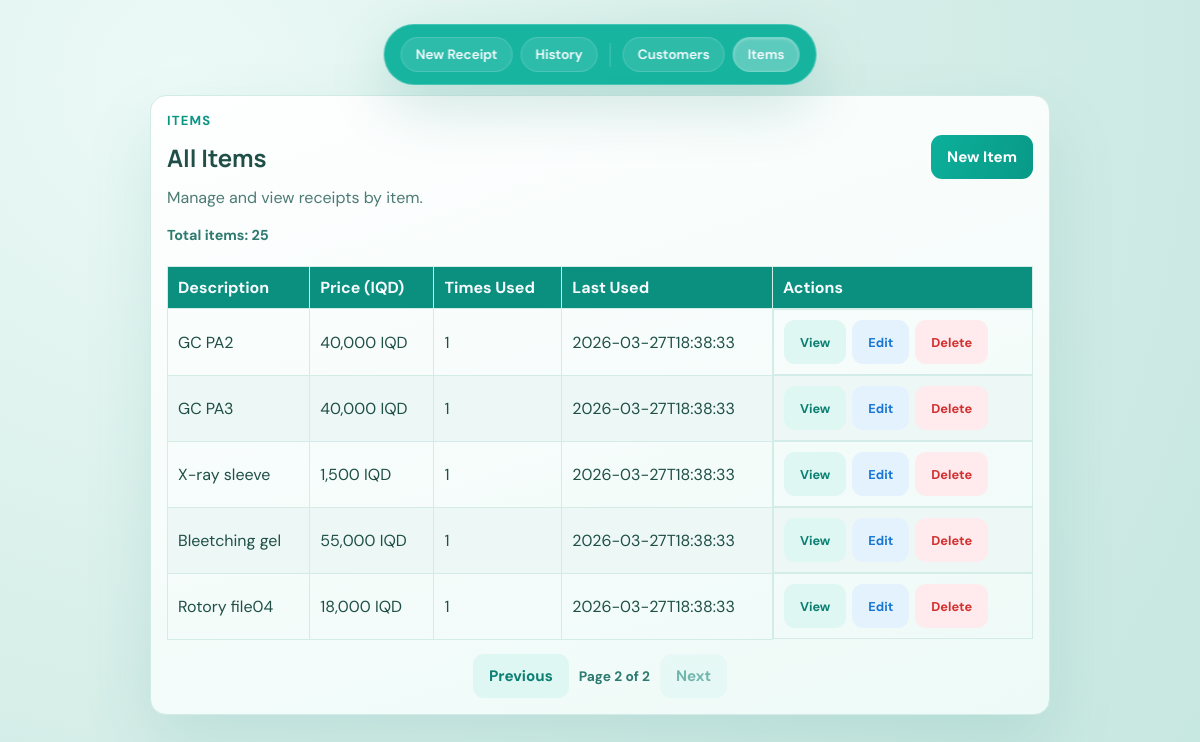
The app's page /items?page=2&per_page=20 with its own data.
### tables this page shows
CREATE TABLE items (
                id INTEGER PRIMARY KEY AUTOINCREMENT,
                description TEXT UNIQUE NOT NULL COLLATE NOCASE,
                price REAL NOT NULL,
                created_at TEXT NOT NULL,
                last_used TEXT,
                times_used INTEGER DEFAULT 1
            );

### app.py (the view)
@app.route("/items")
def items_list():
    page, per_page = get_pagination_params(default_per_page=20)
    with get_db() as conn:
        total = conn.execute("SELECT COUNT(*) FROM items").fetchone()[0]
        pagination = make_pagination(total, page, per_page)
        offset = (pagination["page"] - 1) * pagination["per_page"]
        items = conn.execute(
            """
            SELECT description, price, times_used, last_used
            FROM items
            ORDER BY last_used DESC, times_used DESC
            LIMIT ? OFFSET ?
            """,
            (pagination["per_page"], offset),
        ).fetchall()
    return render_template("items.html", items=items, pagination=pagination)

### app.py (called while the page is built)
def get_db() -> sqlite3.Connection:
    conn = sqlite3.connect(DB_PATH)
    conn.row_factory = sqlite3.Row
    conn.execute("PRAGMA foreign_keys = ON")
    return conn

def get_pagination_params(default_per_page: int = 20, max_per_page: int = 100) -> tuple[int, int]:
    page_raw = request.args.get("page", "1")
    per_page_raw = request.args.get("per_page", str(default_per_page))
    try:
        page = max(1, int(page_raw))
    except ValueError:
        page = 1
    try:
        per_page = int(per_page_raw)
    except ValueError:
        per_page = default_per_page
    per_page = max(1, min(max_per_page, per_page))
    return page, per_page

def make_pagination(total: int, page: int, per_page: int) -> dict[str, Any]:
    total_pages = max(1, ceil(total / per_page)) if total > 0 else 1
    page = max(1, min(page, total_pages))
    return {
        "total": total,
        "page": page,
        "per_page": per_page,
        "total_pages": total_pages,
        "has_prev": page > 1,
        "has_next": page < total_pages,
        "prev_page": page - 1,
        "next_page": page + 1,
    }

@app.template_filter("iqd")
def format_iqd(value: Any) -> str:
    try:
        amount = int(round(float(value)))
    except (TypeError, ValueError):
        amount = 0
    return f"{amount:,} IQD"

### templates/items.html (shortened to what this page needs)
<!doctype html>
<html lang="en">
<head>
  <link rel="stylesheet" href="{{ url_for('static', filename='styles.css') }}" />
</head>
<body>
  <main class="page page-form">
    <section class="form-card">
      <header class="hero">
        <p class="eyebrow">Items</p>
        <div class="hero-actions-row">
          <h1>All Items</h1>
          <a class="button primary" href="{{ url_for('add_item') }}">New Item</a>
        </div>
        <p class="sub">Manage and view receipts by item.</p>
      </header>
      {% if items and items|length > 0 %}
        {% if pagination %}
          <p class="table-total">Total items: {{ pagination.total }}</p>
        {% endif %}
        <div class="table-wrapper">
          <table class="history-table manage-table">
            <thead>
              <tr>
                <th>Description</th>
                <th>Price (IQD)</th>
                <th>Times Used</th>
                <th>Last Used</th>
                <th>Actions</th>
              </tr>
            </thead>
            <tbody>
              {% for item in items %}
                <tr>
                  <td data-label="Description">{{ item.description }}</td>
                  <td data-label="Price">{{ item.price|iqd }}</td>
                  <td data-label="Times Used">{{ item.times_used }}</td>
                  <td data-label="Last Used">{{ item.last_used }}</td>
                  <td class="actions-cell" data-label="Actions">
                    <a href="{{ url_for('item_receipts', item_desc=item.description) }}" class="button ghost" style="font-size: 0.8rem;">View</a>
                    <a href="{{ url_for('edit_item', item_desc=item.description) }}" class="button ghost" style="font-size: 0.8rem; background: #e3f2fd; color: #1976d2;">Edit</a>
                    <form method="post" action="{{ url_for('delete_item', item_desc=item.description) }}" style="display: inline;" onsubmit="return confirm('Delete this item?');">
                      <button type="submit" class="button ghost" style="font-size: 0.8rem; background: #ffebee; color: #d32f2f; border-color: #ffcdd2;">Delete</button>
                    </form>
                  </td>
                </tr>
              {% endfor %}
            </tbody>
          </table>
        </div>
        {% if pagination %}
          <div class="pagination-bar" aria-label="Items pagination">
            {% if pagination.has_prev %}
              <a class="button ghost" href="{{ url_for('items_list', page=pagination.prev_page, per_page=pagination.per_page) }}">Previous</a>
            {% else %}
              <span class="button ghost" aria-disabled="true">Previous</span>
            {% endif %}
            <span class="pagination-info">Page {{ pagination.page }} of {{ pagination.total_pages }}</span>
            {% if pagination.has_next %}
              <a class="button ghost" href="{{ url_for('items_list', page=pagination.next_page, per_page=pagination.per_page) }}">Next</a>
            {% else %}
              <span class="button ghost" aria-disabled="true">Next</span>
            {% endif %}
          </div>
        {% endif %}
      {% else %}
        <p class="empty-note">No items yet. Add your first item.</p>
      {% endif %}
    </section>
  </main>
  <nav class="floating-dock">
    <a href="{{ url_for('index') }}" class="dock-item" title="New Receipt">New Receipt</a>
    <a href="{{ url_for('history') }}" class="dock-item" title="View Receipts">History</a>
    <a href="{{ url_for('customers_list') }}" class="dock-item" title="Manage Customers">Customers</a>
    <a href="{{ url_for('items_list') }}" class="dock-item active" title="Manage Items">Items</a>
  </nav>
</body>
</html>

### static/styles.css (style rules this page uses)
:root { --bg: #d7eee9; --paper: #f7fbff; --ink: #1f4f47; --ink-soft: #4d7b74; --brand-a: #0cb09b; --brand-b: #089987; --line: #d4ece8; }
* { box-sizing: border-box; }
body { margin: 0; font-family: "DM Sans", "Segoe UI", sans-serif; color: var(--ink); background: radial-gradient(circle at 15% 10%, #ecfaf7 0%, var(--bg) 50%, #c6e7e0 100%); }
h1, h2, h3 { margin: 0; font-family: "Manrope", "Trebuchet MS", sans-serif; }
.page { min-height: 100vh; display: grid; place-items: center; padding: 12px; padding-top: 90px; padding-bottom: 80px; }
.form-card, .history-card { width: min(900px, 100%); background: linear-gradient(165deg, rgba(255, 255, 255, 0.96), rgba(239, 251, 248, 0.96)); border: 1px solid #d2ebe6; border-radius: 16px; box-shadow: 0 30px 70px rgba(8, 123, 107, 0.12); padding: 16px; }
.hero { margin-bottom: 18px; }
.hero-actions-row { display: flex; align-items: center; justify-content: space-between; gap: 12px; flex-wrap: wrap; }
.eyebrow { margin: 0 0 6px; font-weight: 700; font-size: 0.82rem; letter-spacing: 0.09em; text-transform: uppercase; color: #0b9583; }
.sub { margin: 8px 0 0; color: var(--ink-soft); }
.button { border: 0; border-radius: 11px; padding: 12px 16px; font: inherit; font-weight: 700; text-decoration: none; cursor: pointer; min-height: 44px; display: inline-flex; align-items: center; justify-content: center; font-size: 0.95rem; transition: all 0.2s ease; }
.button.primary { color: #fff; background: linear-gradient(110deg, var(--brand-a), var(--brand-b)); }
.button.ghost { color: #0b7f72; background: #dff7f3; }
table { width: 100%; border-collapse: collapse; margin-top: 12px; }
.table-wrapper { width: 100%; overflow-x: auto; -webkit-overflow-scrolling: touch; }
.history-table { min-width: 720px; }
.actions-cell { display: flex; gap: 6px; flex-wrap: wrap; align-items: center; }
.actions-cell form { margin: 0; }
.pagination-bar { margin-top: 14px; display: flex; align-items: center; justify-content: center; gap: 10px; flex-wrap: wrap; }
.table-total { margin: 6px 0 10px; font-size: 0.9rem; font-weight: 700; color: #2f7a70; }
.pagination-info { font-size: 0.86rem; font-weight: 700; color: #2f7a70; }
.pagination-bar .button[aria-disabled="true"] { opacity: 0.55; pointer-events: none; }
thead { background: #0b8f7e; color: #f7fbff; }
th, td { padding: 10px; border: 1px solid var(--line); text-align: left; }
tbody tr:nth-child(even) { background: #edf8f6; }
.floating-dock { position: fixed; top: 24px; left: 50%; transform: translateX(-50%); display: flex; align-items: center; justify-content: flex-start; gap: 8px; width: max-content; max-width: calc(100vw - 20px); background: rgba(12, 176, 155, 0.95); backdrop-filter: blur(16px); border-radius: 60px; padding: 12px 16px; box-shadow: 0 20px 60px rgba(8, 123, 107, 0.2); z-index: 1000; border: 1px solid rgba(255, 255, 255, 0.2); animation: slideDown 0.4s ease-out; transition: transform 0.25s ease, opacity 0.2s ease; overflow-x: auto; overflow-y: hidden; -webkit-overflow-scrolling: touch; scrollbar-width: none; }
.dock-item { display: flex; flex: 0 0 auto; align-items: center; justify-content: center; padding: 8px 14px; border-radius: 40px; text-decoration: none; color: #f7fbff; font-size: 0.85rem; font-weight: 600; transition: all 0.2s ease; white-space: nowrap; cursor: pointer; background: rgba(255, 255, 255, 0.1); border: 1px solid rgba(255, 255, 255, 0.15); }
.dock-item.active { background: rgba(255, 255, 255, 0.3); box-shadow: inset 0 1px 3px rgba(255, 255, 255, 0.3); }

### records on screen
items: description "GC PA2", price|iqd "40,000 IQD", times_used "1", last_used "2026-03-27T18:38:33"
items: description "GC PA3", price|iqd "40,000 IQD", times_used "1", last_used "2026-03-27T18:38:33"
items: description "X-ray sleeve", price|iqd "1,500 IQD", times_used "1", last_used "2026-03-27T18:38:33"
items: description "Bleetching gel", price|iqd "55,000 IQD", times_used "1", last_used "2026-03-27T18:38:33"
items: description "Rotory file04", price|iqd "18,000 IQD", times_used "1", last_used "2026-03-27T18:38:33"

### other values on screen
{{ pagination.total }} "25"
{{ pagination.page }} "2"
{{ pagination.total_pages }} "2"
